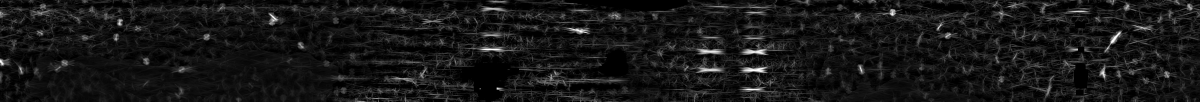
#> input picture experiments/Test1/analysis/map_.02.24_x3.jpg, 3600 x 304 px (shown at 1/3 size); its folder holds only this picture in this run
$ python multishot.py Test1/analysis
#> lines starting #> are read from the running program, lines starting #| are printed output that depends on the picture; after the words box and inside, x2 and y2 are one past the last pixel; in counts of white or black regions, pixels touching at a corner belong together
### experiments/detector.py
# -*- coding: utf-8 -*-
"""
Experimental scratch detector (Agent A works here; pipeline.py stays untouched).
All tunables live in the P dict so iterations are traceable in the changelog.
"""

import os

import cv2
import numpy as np

P = dict(
    MAX_DIM=1600,
    # Analysed band, as fractions of the disc radius. 0.40/0.93 was cropping
    # away scratches nobody ever looked at: 15% of all misses lay outside it.
    # Widening inward is free -- there is no hard edge towards the centre. Going
    # outward is not: measured, 0.95 bought 2.7 points of recall for 0.2 extra
    # false detections per clean photo, while the further step to 0.97 bought
    # 0.6 points for 0.4 -- the rim itself is a bright line, and find_disc is
    # only approximate, so past 0.95 the cut starts reading the edge as damage.
    LABEL_R=0.36,        # inner mask: fraction of disc radius (label + run-out)
    OUTER_R=0.95,        # outer mask: fraction of disc radius (rim + lead-in)
    POLAR_STEPS=3600,
    ROW_FLATTEN=151,     # background flattening window along each groove row
    TOPHAT_W=15,         # ridge width limit: wider-than-this bright = not a scratch
    BOOST_LEN=21,        # line-averaging length
    # 10deg steps, not 20: a long scratch curves along its length, and a segment
    # falling between two kernel angles gets smeared instead of boosted -- which
    # is where long scratches were breaking apart.
    ANGLES=tuple(range(-70, 71, 10)),
    # Groove-parallel ("tramline") channel: scratches running ALONG the grooves
    # are invisible to the channel above (a horizontal top-hat deletes anything
    # horizontally long). This channel uses a VERTICAL top-hat instead: it keeps
    # marks that are brighter than the grooves immediately above and below them.
    TRAM_H=9,            # vertical neighbourhood height for the top-hat
    TRAM_ANGLES=(75, 90, 105),
    TRAM_LEN=61,         # tramlines are long -- average over a long window
    TRAM_WEIGHT=1.0,     # scale of this channel relative to the radial one
    TRAM_MIN_LEN=80,     # a groove-parallel mark must be long to outrank a groove
    # Hysteresis thresholds as PERCENTILES of each image's own judgeable-area
    # response, not fixed levels: the noise floor moves image to image (measured
    # p99.9 spans 18-29 across the set), so a constant either floods or starves.
    # Eased from 99.8/99.5, chosen on the calibration set and confirmed on
    # validation. Hand-labelling 894 detections showed the easing does NOT
    # degrade what the model reports: precision held at 79-81%.
    #
    # Eased again after the miss diagnosis found 80% of missed scratches
    # produced a response that was measured and then discarded, while only 2 of
    # 527 left no trace at all. Chosen from a nine-point sweep ON CALIBRATION:
    # 49.0% -> 62.5% recall. An earlier attempt swept the same nine points on
    # validation and was reverted — picking the best of nine by looking at the
    # held-out set spends the only clean estimate there is on the choice itself.
    #
    # These and THR_FLOOR are gates in SERIES: opening either alone gained 3-10
    # points, opening both gained 21, which is why every earlier attempt to move
    # one of them went nowhere. On calibration the FLOOR is the heavier of the
    # two — dropping it 30 -> 25 was worth 5.0 points, while moving these across
    # the same span was worth 3.3.
    PCT_STRONG=99.3,
    PCT_WEAK=98.7,
    # Absolute floor on the normalised map (units: 10x local sigma). This is what
    # keeps a CLEAN record clean -- percentiles alone would always "find" the top
    # 0.1% of pure noise.
    THR_FLOOR=25,
    GLARE_BRIGHT=200,
    GLARE_MARGIN=11,
    LIT_MIN=14,          # ring areas dimmer than this (local mean) are unjudgeable
    LIT_WIN=51,
    # Local noise normalisation: response is divided by the local noise scale, so
    # a single threshold means the same thing in a bright, busy area and in a dim,
    # quiet one. Without it a global percentile is set by the noisiest sector and
    # starves every other sector (measured: 16 of 48 marked zones had real signal
    # sitting under the global threshold).
    NOISE_WIN=201,
    NOISE_FLOOR=1.5,     # keeps quiet areas from dividing by ~0 and exploding
    CLOSE=(15, 5),       # fragment-linking kernel (tall x wide)
    LINK_DIST=45,        # px: max gap to rejoin two fragments of one scratch
    LINK_COS=0.85,       # how collinear they must be (cos of angle, 1 = perfect)
    # Groove-direction rejection. A highlight running along a groove is the disc's
    # own geometry catching the light, not damage. In the unwrapped image grooves
    # are horizontal, so a detection whose axis sits within GROOVE_TOL_DEG of
    # horizontal is groove-aligned and is dropped -- unless it is long enough to
    # be a genuine tramline, which no single groove highlight reaches.
    GROOVE_TOL_DEG=12,
    GROOVE_KEEP_LEN=250,
    # The opposite rejection, and the one that pays: a mark aimed almost exactly
    # at the centre of the disc, and long. That is not damage, it is the beam a
    # lamp throws off thousands of concentric grooves — the streak of light you
    # see by eye when a record is tilted towards a bulb. Measured over 1527
    # hand-labelled detections: half of all reflections point within 10 degrees
    # of dead radial, against one scratch in nine, and NO marked scratch in the
    # set is both radial and long.
    #
    # Both conditions are required. The angle alone removes short radial
    # scratches too and costs 6 points of recall; adding the length spares them
    # and the rule becomes free. 83/45 is the tightest pair that deletes not one
    # marked scratch on either the calibration or the validation records, and it
    # removes a third of all false detections: precision 69->77 on calibration,
    # 73->80 on validation, with recall unmoved at 62.5% on both.
    RADIAL_TOL_DEG=83,
    RADIAL_MIN_LEN=45,
    # Is this bright thing sitting on black vinyl, or inside a patch of light?
    #
    # A scratch is a thin bright line on a dark surface, so the vinyl around it
    # stays dark. A lamp reflection is a broad wash of light, and the lines the
    # detector finds inside one are part of the wash. Measuring the patch a mark
    # sits in therefore says something the mark's own shape cannot.
    #
    # Applied only to the outer part of the ring, because that is where the
    # problem lives: measured over the hand-labelled sets, the inner half runs at
    # 85% precision and the outer at 70%, since it is the outer half that catches
    # a lamp at a glancing angle. Rejecting bright patches everywhere would cost
    # scratches in the half that does not need the help.
    #
    # Chosen on the CALIBRATION records over a grid of both numbers, keeping at
    # least 90% of the scratches: precision 83.3 -> 88.4 there. Scored once
    # afterwards on validation, which took no part in the choice: 84.3 -> 89.8,
    # holding 90% of the scratches. Measured in the unwrapped ring, which is
    # where it runs -- the same rule read off the photograph wants a different
    # number.
    GLARE_RAD=0.65,        # inner than this, a mark is never judged on its patch
    GLARE_PATCH_WIN=45,    # half-width of the patch measured around a mark
    GLARE_PATCH_MAX=70,    # brighter than this, in the outer ring, is a lamp
    # Shape limits. why_missed.py attributed 15.6% of all missed hand-marked
    # scratches to MIN_LEN alone, and those misses clustered at length 15-28
    # against a bar of 30 that had no measurement behind it.
    #
    # Dropping the bar for everyone also admits every short stubby speck, so the
    # rule is graded instead: below SHORT_LEN a component must clear the much
    # stricter SHORT_ELONG. A short real scratch is a thin sharp line; a short
    # piece of dirt is a blob. Measured on the calibration set, the graded form
    # found the same scratches as a flat MIN_LEN=15 while reporting 160 fewer
    # detections.
    MIN_LEN=15,
    SHORT_LEN=30,
    SHORT_ELONG=6.0,
    MAX_THICK=16,
    MIN_ELONG=2.5,
)


def load_image(path):
#> called with path = 'Test1/analysis/map_.02.24_x3.jpg'
    img = cv2.imdecode(np.fromfile(path, dtype=np.uint8), cv2.IMREAD_COLOR)
#> img is the input picture: shape (304, 3600, 3); min 0, max 255, mean 22.9
    if img is None:
        raise ValueError(f"could not read {path}")
    h, w = img.shape[:2]
    scale = P["MAX_DIM"] / max(h, w)
    if scale < 1.0:
        img = cv2.resize(img, (int(w * scale), int(h * scale)), interpolation=cv2.INTER_AREA)
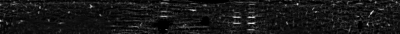
#> img: shape (135, 1600, 3) (shown at 1/4 size); min 0, max 255, mean 22.9
    return img


def find_disc(bgr):
    """Real detection (no framing guide). Primary: Hough circle on the rim edge
    -- robust to the disc's own shadow, which fools blob-based methods by
    attaching to the dark disc and dragging its center/area. Fallback: dark-blob
    contour, then centered guess."""
    gray = cv2.cvtColor(bgr, cv2.COLOR_BGR2GRAY)
    h, w = gray.shape
    m = min(h, w)
    blur = cv2.medianBlur(gray, 7)
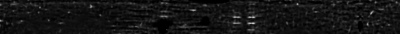
#> blur: shape (135, 1600) (shown at 1/4 size); min 0, max 219, mean 20.5

    circles = cv2.HoughCircles(blur, cv2.HOUGH_GRADIENT, dp=2, minDist=m,
                               param1=120, param2=50,
                               minRadius=int(0.33 * m), maxRadius=int(0.48 * m))
#> circles = None
    if circles is not None:
        cx, cy, r = circles[0][0]
        return (int(round(cx)), int(round(cy))), int(round(r))

    thr, _ = cv2.threshold(blur, 0, 255, cv2.THRESH_BINARY | cv2.THRESH_OTSU)
#> thr = 32
    dark = (blur < thr).astype(np.uint8) * 255
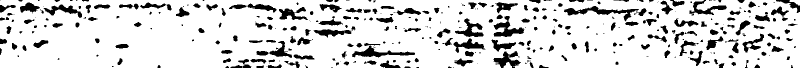
#> dark: shape (135, 1600) (shown at 1/2 size); 84.9% white; 360 black regions (138 under 20 px), largest, box (x1, y1, x2, y2) and area: (1128, 12, 1278, 43) 1291, (704, 91, 830, 115) 1056, (987, 32, 1049, 74) 1042
    dark = cv2.morphologyEx(dark, cv2.MORPH_CLOSE, np.ones((25, 25), np.uint8))
#> dark: shape (135, 1600); every value is 255
    best = None
    contours, _ = cv2.findContours(dark, cv2.RETR_EXTERNAL, cv2.CHAIN_APPROX_SIMPLE)
#> contours = [[[0, 0], [0, 134], [1599, 134], [1599, 0]]]
#> (the rest of the program and of its run is left out)
